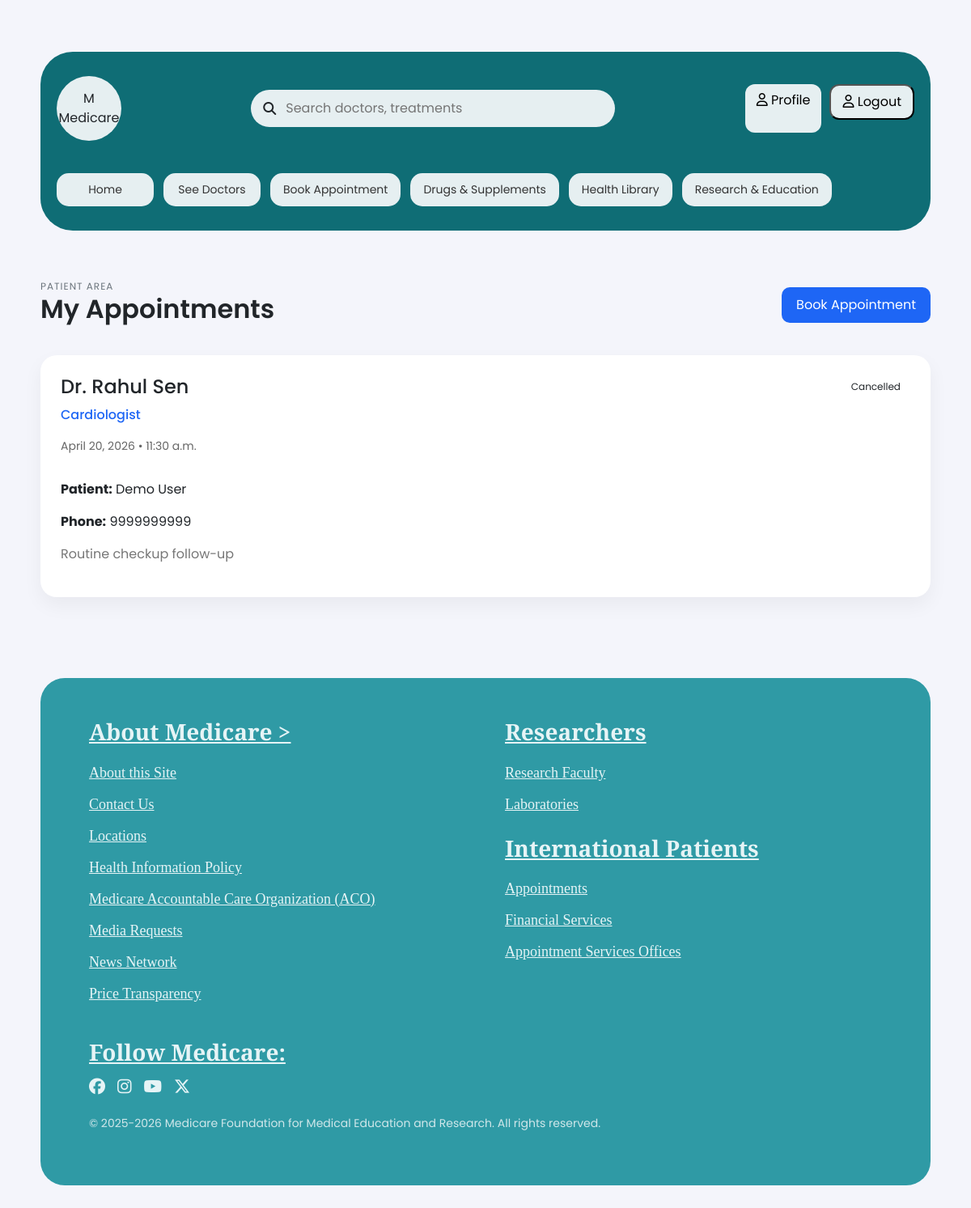
Screenshot of /my-appointments/ (signed in) with the database file from the repository.
### appointments/models.py (models this page shows, shortened)
class Appointment(models.Model):
    STATUS_CHOICES = [
        ("pending", "Pending"),
        ("confirmed", "Confirmed"),
        ("completed", "Completed"),
        ("cancelled", "Cancelled"),
    ]
    doctor = models.ForeignKey(
        Doctor,
        on_delete=models.CASCADE,
        related_name="appointments",
    )
    user = models.ForeignKey(
        User,
        on_delete=models.SET_NULL,
        null=True,
        blank=True,
        related_name="appointments",
    )
    patient_name = models.CharField(max_length=100)
    patient_email = models.EmailField()
    phone_number = models.CharField(max_length=20)
    appointment_date = models.DateField()
    appointment_time = models.TimeField(default="10:00")
    message = models.TextField(blank=True)
    status = models.CharField(
        max_length=20,
        choices=STATUS_CHOICES,
        default="pending"
    )
    created_at = models.DateTimeField(auto_now_add=True)
    class Meta:
        ordering = ["appointment_date", "-created_at"]

class Doctor(models.Model):
    name = models.CharField(max_length=100)
    specialty = models.CharField(max_length=100)
    department = models.ForeignKey(
        Department,
        on_delete=models.CASCADE,
        related_name="doctors"
    )
    image = models.ImageField(upload_to='doctors/')
    experience = models.IntegerField()
    available_days = models.CharField(max_length=100)
    short_bio = models.TextField()

### appointments/views.py (the view)
# urls.py: path('my-appointments/', views.my_appointments, name='my_appointments'),
@login_required
def my_appointments(request):
    appointments = Appointment.objects.select_related("doctor").filter(
        user=request.user
    )
    return render(
        request,
        "appointments/my_appointments.html",
        {"appointments": appointments},
    )

### appointments/templates/appointments/my_appointments.html (shortened to what this page needs)
﻿{% extends 'base.html' %}
{% block content %}
<section class="appointments-section">
    <div class="appointments-header">
        <div>
            <span class="section-label">Patient Area</span>
            <h2>My Appointments</h2>
        </div>
        <a href="{% url 'doctors' %}" class="btn-primary-custom">
            Book Appointment
        </a>
    </div>
    {% if user.is_authenticated %}
        <div class="appointments-grid">
            {% for appointment in appointments %}
                <div class="appointment-card">
                    <div class="card-top">
                        <div>
                            <h4>{{ appointment.doctor.name }}</h4>
                            <p class="specialty">{{ appointment.doctor.specialty }}</p>
                            <p class="date">
                                {{ appointment.appointment_date }} • {{ appointment.appointment_time }}
                            </p>
                        </div>
                        <span class="status status-{{ appointment.status }}">
                            {{ appointment.get_status_display }}
                        </span>
                    </div>
                    <div class="card-body">
                        <p><strong>Patient:</strong> {{ appointment.patient_name }}</p>
                        <p><strong>Phone:</strong> {{ appointment.phone_number }}</p>
                        <p class="note">
                            {{ appointment.message|default:"No extra notes provided." }}
                        </p>
                    </div>
                </div>
            {% empty %}
                <div class="empty-box">
                    No appointments yet. Book your first appointment.
                </div>
            {% endfor %}
        </div>
    {% else %}
        <div class="empty-box">
            Please <a href="{% url 'login' %}">login</a> to view your appointments.
        </div>
    {% endif %}
</section>
{% endblock %}

### static/css/style.css (style rules this page uses)
.section-label { font-size: 14px; color: #888; text-transform: uppercase; letter-spacing: 1px; }
.appointments-section { max-width: 1100px; margin: 60px auto; }
.appointments-header { display: flex; justify-content: space-between; align-items: center; margin-bottom: 30px; }
.appointments-header h2 { font-size: 32px; font-weight: 600; }
.btn-primary-custom { background: #1e66f5; color: white; padding: 10px 18px; border-radius: 10px; text-decoration: none; }
.appointments-grid { display: grid; grid-template-columns: repeat(auto-fit, minmax(420px, 1fr)); gap: 25px; }
.appointment-card { background: white; border-radius: 20px; padding: 25px; box-shadow: 0 10px 25px rgba(0,0,0,0.05); }
.card-top { display: flex; justify-content: space-between; align-items: start; }
.specialty { color: #1e66f5; font-weight: 500; }
.date { color: #666; font-size: 14px; }
.status { padding: 5px 12px; border-radius: 20px; font-size: 12px; }
.card-body { margin-top: 15px; }
.note { color: #777; margin-top: 10px; }
.section-label { font-size: 12px; text-transform: uppercase; color: #6c757d; letter-spacing: 1px; }

### rows the page displays
Appointment: doctor.name "Dr. Rahul Sen", doctor.specialty "Cardiologist", appointment_date "April 20, 2026", appointment_time "11:30 a.m.", status "Cancelled", patient_name "Demo User", phone_number "9999999999", message "Routine checkup follow-up"
